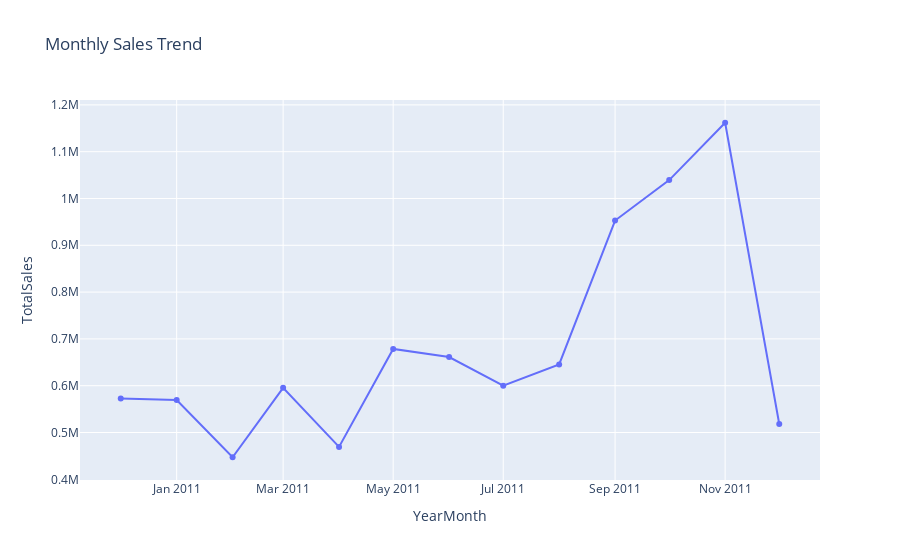

Notebook code cell kept with this figure:
### Code cell
# Cell 10: Seasonality Check
monthly_sales = df.groupby(['Year', 'Month'])['TotalSales'].sum().reset_index()
monthly_sales['YearMonth'] = monthly_sales['Year'].astype(str) + '-' + monthly_sales['Month'].astype(str).str.zfill(2)

fig = px.line(monthly_sales, x='YearMonth', y='TotalSales',
              title='Monthly Sales Trend',
              markers=True)
fig.show()

print("\n INSIGHT: Any seasonal patterns? Holiday spikes?")

### Figure 1 — Plotly figure (JSON) as saved in the notebook; plotly's stock layout.template omitted (floating-point values rounded to 4 significant figures)
{"data": [{"hovertemplate": "YearMonth=%{x}<br>TotalSales=%{y}<extra></extra>", "legendgroup": "", "line": {"color": "#636efa", "dash": "solid"}, "marker": {"symbol": "circle"}, "mode": "lines+markers", "name": "", "orientation": "v", "showlegend": false, "type": "scatter", "x": ["2010-12", "2011-01", "2011-02", "2011-03", "2011-04", "2011-05", "2011-06", "2011-07", "2011-08", "2011-09", "2011-10", "2011-11", "2011-12"], "xaxis": "x", "y": [572700.0, 569400.0, 447100.0, 595500.0, 469200.0, 678600.0, 661200.0, 600100.0, 645300.0, 952800.0, 1039000.0, 1162000.0, 518200.0], "yaxis": "y"}], "layout": {"legend": {"tracegroupgap": 0}, "title": {"text": "Monthly Sales Trend"}, "xaxis": {"anchor": "y", "domain": [0, 1], "title": {"text": "YearMonth"}}, "yaxis": {"anchor": "x", "domain": [0, 1], "title": {"text": "TotalSales"}}}}
